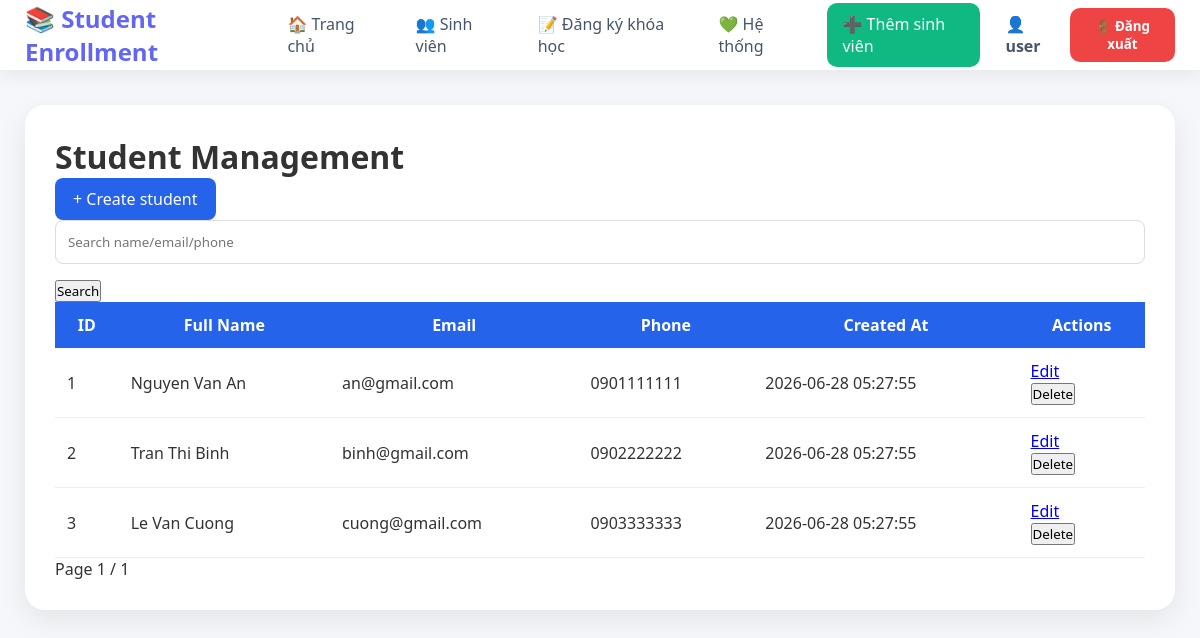
Page /students (signed in) on the committed database.
### tables this page shows
CREATE TABLE students (

    id INT AUTO_INCREMENT PRIMARY KEY,

    user_id INT NOT NULL,

    full_name VARCHAR(100) NOT NULL,

    email VARCHAR(100) NOT NULL UNIQUE,

    phone VARCHAR(20),

    created_at TIMESTAMP DEFAULT CURRENT_TIMESTAMP,


    CONSTRAINT fk_students_user
    FOREIGN KEY(user_id)
    REFERENCES users(id)
    ON DELETE CASCADE

);

### app/Core/helpers.php (called while the page is built, shortened)
<?php
function e(?string $value): string
{
    return htmlspecialchars(
        (string)$value,
        ENT_QUOTES,
        'UTF-8'
    );
}
function view(string $path, array $data = []): void
{
    extract($data);
    require __DIR__ . '/../Views/' . $path . '.php';
}

### app/Controllers/StudentController.php (called while the page is built, shortened)
<?php
class StudentController
{
    private function service(): StudentService
    {
        $config = require __DIR__ . '/../../config/database.php';
        $pdo = (new Database($config))->getConnection();
        return new StudentService(
            new StudentRepository($pdo)
        );
    }
    public function index(): void
    {
        $q = trim($_GET['q'] ?? '');
        $page = max(1, (int) ($_GET['page'] ?? 1));
        $perPage = 10;
        $sort = $_GET['sort'] ?? 'created_at';
        $direction = $_GET['direction'] ?? 'desc';
        $offset = ($page - 1) * $perPage;
        $service = $this->service();
        $total = $service->countAll($q);
        $totalPages = max(1, (int) ceil($total / $perPage));
        $students = $service->getPaginated($q, $perPage, $offset, $sort, $direction);
        view('Students/index', compact('students', 'q', 'page', 'perPage', 'total', 'totalPages', 'sort', 'direction'));
    }
}

### public/index.php (called while the page is built, shortened)
<?php
$path = parse_url($_SERVER['REQUEST_URI'], PHP_URL_PATH);
require __DIR__ . '/../app/Core/helpers.php';
require __DIR__ . '/../app/Repositories/StudentRepository.php';
require __DIR__ . '/../app/Repositories/EnrollmentRepository.php';
require __DIR__ . '/../app/Services/StudentService.php';
require __DIR__ . '/../app/Controllers/StudentController.php';
$router = new Router();
$router->get(
    '/',
    [HomeController::class,'index']
);
$router->get(
    '/health',
    [HealthController::class,'index']
);
$router->get(
    '/login',
    [AuthController::class,'login']
);
$router->post(
    '/login',
    [AuthController::class,'handleLogin']
);
$router->post(
    '/logout',
    [AuthController::class,'logout']
);
$router->get(
    '/dashboard',
    [DashboardController::class,'index']
);
$router->get(
    '/public-leads/create',
    [PublicLeadController::class,'create']
);
$router->post(
    '/public-leads',
    [PublicLeadController::class,'store']
);
$router->get(
    '/students',
    [StudentController::class,'index']
);
$router->get(
    '/students/create',
    [StudentController::class,'create']
);
$router->post(
    '/students/store',
    [StudentController::class,'store']
);
$router->get(
    '/students/edit',
    [StudentController::class,'edit']
);
$router->post(
    '/students/update',
    [StudentController::class,'update']
);
$router->post(
    '/students/delete',
    [StudentController::class,'delete']
);
$router->get(
    '/enrollments',
    [EnrollmentController::class,'index']
);
$router->get(
    '/enrollments/create',
    [EnrollmentController::class,'create']
);
$router->post(
    '/enrollments/store',
    [EnrollmentController::class,'store']
);
$router->get(
    '/enrollments/edit',
    [EnrollmentController::class,'edit']
);
$router->post(
    '/enrollments/update',
    [EnrollmentController::class,'update']
);
$router->post(
    '/enrollments/delete',
    [EnrollmentController::class,'delete']
);
$router->dispatch(
    $_SERVER['REQUEST_METHOD'],
    $_SERVER['REQUEST_URI']
);

### app/Repositories/StudentRepository.php (called while the page is built, shortened)
<?php
class StudentRepository
{
    public function countAll(string $keyword = ''): int
    {
        $sql = "SELECT COUNT(*) AS total FROM students";
        $params = [];
        $stmt = $this->db->prepare($sql);
        $stmt->execute($params);
        return (int)($stmt->fetch()['total'] ?? 0);
    }
    public function getPaginated(
        string $keyword,
        int $limit,
        int $offset,
        string $sort,
        string $direction
    ): array {
        $allowedSorts = [
            'id',
            'full_name',
            'email',
            'phone',
            'created_at'
        ];
        $allowedDirections = [
            'asc',
            'desc'
        ];
        $direction = strtolower($direction);
        $sql = "
            SELECT
                id,
                full_name,
                email,
                phone,
                created_at
            FROM students
        ";
        $sql .= " ORDER BY {$sort} {$direction}
                  LIMIT :limit OFFSET :offset";
        $stmt = $this->db->prepare($sql);
        $stmt->bindValue(':limit', $limit, PDO::PARAM_INT);
        $stmt->bindValue(':offset', $offset, PDO::PARAM_INT);
        $stmt->execute();
        return $stmt->fetchAll(PDO::FETCH_ASSOC);
    }
}

### app/Services/StudentService.php (called while the page is built, shortened)
<?php
class StudentService
{
    public function countAll(string $keyword = ''): int
    {
        return $this->repository->countAll($keyword);
    }
    public function getPaginated(
        string $keyword,
        int $limit,
        int $offset,
        string $sort,
        string $direction
    ): array {
        return $this->repository->getPaginated(
            $keyword,
            $limit,
            $offset,
            $sort,
            $direction
        );
    }
}

### app/Views/students/index.php (the view, shortened to what this page needs)
<h1>Student Management</h1>
<a class="btn primary" href="/students/create">+ Create student</a>
<form method="get" action="/students" class="toolbar">
    <input type="text" name="q" value="<?= e($q) ?>" placeholder="Search name/email/phone">
    <button type="submit">Search</button>
</form>
<table>
<thead>
<tr>
    <th>ID</th>
    <th>Full Name</th>
    <th>Email</th>
    <th>Phone</th>
    <th>Created At</th>
    <th>Actions</th>
</tr>
</thead>
<tbody>
<?php foreach ($students as $student): ?>
<tr>
    <td><?= e($student['id']) ?></td>
    <td><?= e($student['full_name']) ?></td>
    <td><?= e($student['email']) ?></td>
    <td><?= e($student['phone']) ?></td>
    <td><?= e($student['created_at']) ?></td>
    <td>
        <a href="/students/edit?id=<?= e($student['id']) ?>">Edit</a>
        <form method="post" action="/students/delete" class="inline" onsubmit="return confirm('Delete this student?')">
            <button type="submit" class="link danger">Delete</button>
        </form>
    </td>
</tr>
<?php endforeach; ?>
</tbody>
</table>
<div class="pagination">
    <span>Page <?= e($page) ?> / <?= e($totalPages) ?></span>
</div>
<?php
require __DIR__ . '/../layout.php';

### public/assets/style.css (style rules this page uses)
* { box-sizing: border-box; font-family: "Segoe UI", Arial, sans-serif; }
body { margin: 0; background: #f5f7fb; color: #333; }
table { width:100%; border-collapse:collapse; }
th { background:#2563eb; color:white; padding:12px; }
td { padding:12px; border-bottom:1px solid #eee; }
.btn { display:inline-block; padding:10px 18px; background:#2563eb; color:white; text-decoration:none; border-radius:8px; border:none; cursor:pointer; }
input, select { width:100%; padding:12px; border:1px solid #ddd; border-radius:8px; margin-bottom:15px; }

### app/Views/layout.php (style rules this page uses)
* { margin:0;padding:0;box-sizing:border-box; }
body { font-family:'Inter',sans-serif;background:linear-gradient(135deg, #eef2ff, #f8fafc, #ecfeff);min-height:100vh;color:#1e293b; }

### rows in the picture
students: id "1", full_name "Nguyen Van An", email "an@gmail.com", phone "0901111111", created_at "2026-06-28 05:27:55"
students: id "2", full_name "Tran Thi Binh", email "binh@gmail.com", phone "0902222222", created_at "2026-06-28 05:27:55"
students: id "3", full_name "Le Van Cuong", email "cuong@gmail.com", phone "0903333333", created_at "2026-06-28 05:27:55"

### other values in the picture
$_SESSION['user']['username'] "user"
$page "1"
$totalPages "1"
